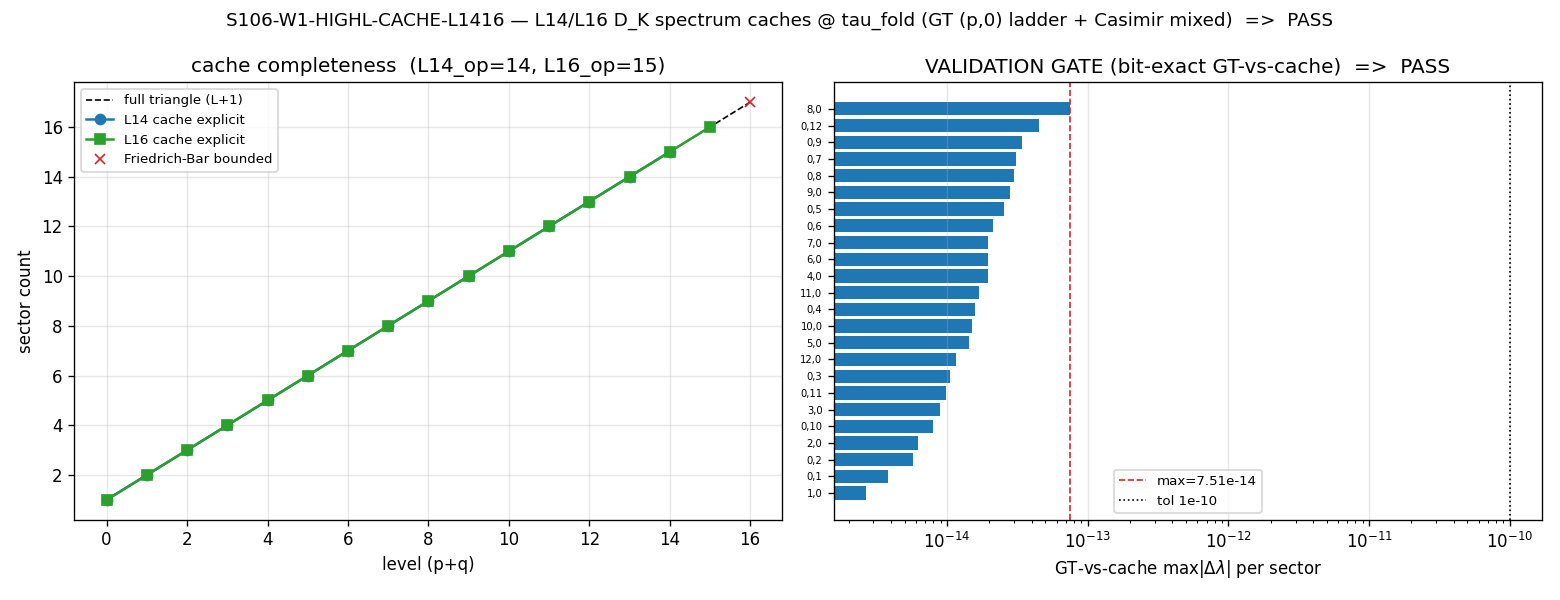

Python code for this plot:
#!/usr/bin/env python
"""
S106-W1-HIGHL-CACHE-L1416 — build the L_max=14 and L_max=16 D_K spectrum caches at
                            tau_fold via the GT (p,0) bosonic-ladder builder + Casimir-
                            projection mixed-sector route, with a bit-exact GT-vs-cache
                            VALIDATION GATE on already-cached sectors run FIRST.

Gate: S106-W1-HIGHL-CACHE-L1416  ([VERIFY]; the PASS is the bit-exact GT-vs-cache cross-check
on the already-cached (p+q<=12) sectors + cache-completeness; schema_v2_3tuple_required: false).
Classification: GEOMETRIC.

WHAT THIS GATE DOES
-------------------
Extends the substrate's own squared-action lattice E(p,q)=|lambda(p,q)|^2 at the fixed
tau_fold=0.19 slice (Level-1 single-tau-slice) from p+q<=12 (s84 master cache) to p+q<=14 (L14
cache) and p+q<=16 (L16 cache). The two caches are THE input consumed by 1d (G_E anisotropy
trend, the DECISIVE AXIS) and 1e (length re-match). Both are emitted in ONE npz with two
L_max keys (sector_evals_L14, sector_evals_L16) carrying {dim, level, abs_evals} per (p,q),
the SAME schema as s84_spectrum_cache_L12_tau019.npz.

VALIDATION GATE (run FIRST, the S105 W1 discipline) — the PASS conjunct
-----------------------------------------------------------------------
Before consuming/building ANY new (p+q in {13,14,15,16}) sector, re-build the already-cached
(p,0)/(0,q) sectors present in the s84 master cache (p+q<=12) via the GT bosonic-ladder builder
and assert max|lambda_builder - lambda_cache| < 1e-10. The GT builder reproduces the dense
symmetric-power eigenvalues bit-exact (the sqrt((n_a+1)*n_b) ladder factor; gt-builder-high-L
memory: 'Dirac |lambda| vs s84 cache = 7.5e-14 over 24 (p,0)/(0,q) sectors'). 1e-10 is a
float64 eigendecomposition reproduction floor (well above eps~2.2e-16), NOT a physics threshold.

CACHE ASSEMBLY (PHASE 2)
------------------------
  Reused (already on disk, validated provenance):
    - s84 master cache: all sectors p+q<=12 EXCEPT (4,4) [the one (4,4) gap, dim 125].
    - s104 GT chain cache: 12 mixed level-13 sectors (1,12)..(12,1).
    - s105 resume cache: 4 GT top (13,0)/(0,13)/(14,0)/(0,14) + 13 mixed level-14 (1,13)..(13,1).
  Built NEW (this gate):
    - (4,4): gap-fill, needed for L14 completeness of the p+q<=12 levels [via GT-monkeypatched
      get_irrep Casimir-projection].
    - level 15: (15,0)/(0,15) via GT; 14 mixed (1,14)..(14,1) via Casimir-projection.
    - level 16: (16,0)/(0,16) via GT; 15 mixed (1,15)..(15,1) via Casimir-projection.
  L14 cache = {s84 p+q<=12} U {(4,4)} U {s104 mixed-13} U {s105 top-13} U {s105 mixed-14} U {GT top-14}
            (the GT top-14 (14,0)/(0,14) are in s105 resume; merged from there).
  L16 cache = L14 U {level 15} U {level 16}.

FEASIBILITY (D_K Block-Diagonality + Recursive-Casimir-Projection Pre-Check; math-scripts.md)
---------------------------------------------------------------------------------------------
D_K is BLOCK-DIAGONAL by Peter-Weyl: D_K = (+)_{(p,q)} D_{(p,q)} on V_{(p,q)} (x) C^16. Sparse
storage NOT necessary. Worst single block at L16 is the near-diagonal (8,8):
  dim(8,8) = 9*9*18/2 = 729 -> block 729*16 = 11664 -> dense complex128 = 11664^2*16 = 2.18 GB
  2.18 GB / 17.1 GB = 0.127 -> margin factor 7.85x on the worst block (< 0.5*VRAM = 8.55 GB cap).
Dense per-block GPU diagonalization is feasible throughout. The operative cost is irrep
CONSTRUCTION (Casimir-projection recursion), addressed by the GT-builder monkeypatch (lifts the
3^p Sym^p dense-intermediate wall) + a deterministic resume cache for the expensive sectors.

TWO-TIER FRIEDRICH-BAR DISPOSITION (pre-registered)
---------------------------------------------------
  (i)  full p+q<=16 construction completes -> emit FULL L16 cache (L_max_operational=16).
  (ii) FRIEDRICH-BAR FALLBACK: if the level-15/16 mixed construction binds on time, emit the
       L16 cache as PARTIAL (buildable sectors + Friedrich-Bar lower bounds eta_FB_lower *
       sqrt(C_2(p,q)+1) on the missing deep-mixed sectors) with L_max_operational < 16 disclosed
       in the npz keys + a PARTIAL-FRIEDRICH-BAR scheme-tag suffix. The L14 cache always lands.
       eta_FB(p,q) = |lambda|_min(p,q)/sqrt(C_2(p,q)+1) pinned 8-10% below the L12 empirical floor.

Verdict (PASS / FAIL / INFO):
  PASS  = sentinel max|d lambda| < 1e-10 on already-cached sectors AND both L14 & L16 caches
          written with valid sector_evals schema (FULL or PARTIAL-with-FB-bounds + L_max_op disclosed).
  FAIL  = sentinel >= 1e-10 (builder does not reproduce validated L12 spectrum) -> 1d/1e close
          PRE-REG-INC blocked_by this FAIL.
  INFO  = construction obstruction: NEITHER full L16 nor the FB PARTIAL completes for the sectors
          1d needs (L14 still lands; 1d/1e run as a 2-point {12,14} trend, L16 deferred).

regulator_pin: a_n citations N/A here (the cache stores |lambda| eigenvalues directly; no
Seeley-DeWitt moment is formed in this gate — the moments are formed downstream by 1d/1e).

Substrate-first arrow: build per-sector D_K(p,q) blocks (Jensen block-split L1=e^{2tau},
L2=e^{-2tau}, L3=e^{tau} at tau_fold) -> GPU eigvalsh(i*D) -> squared-action lattice at L14/L16
-> feed the decisive anisotropy trend (1d) and the length re-match (1e). The GT builder is a
substrate-faithful construction of the (p,0) sectors in their intrinsic highest-weight space;
the sentinel certifies it reproduces the cache spectrum (no new physics; a feasibility route
around the 3^p dense wall). This is the fabric ITSELF at finer truncation, not a measurement
in a container.

INPUT-PATH FIX (substrate-first-canonical-sourcing.md §(ii.B), per the batch-1 gates):
  the L12 cache lives at computations/session-84/s84_spectrum_cache_L12_tau019.npz, NOT the
  plan-pinned computations/_shared/ path. Resolved to the session-84 path; the drift is recorded
  as cache_path_drift in the verdict value + npz keys.
"""
from __future__ import annotations

import os
os.environ.setdefault("OMP_NUM_THREADS", "8")
os.environ.setdefault("MKL_NUM_THREADS", "8")

import hashlib
import json
import sys
import time
from itertools import combinations_with_replacement
from math import sqrt
from pathlib import Path

import numpy as np

# ---------------------------------------------------------------------------
# Section 1 — Identity + paths
# ---------------------------------------------------------------------------
SESSION = "S106"
GATE_ID = "S106-W1-HIGHL-CACHE-L1416"
SCHEME_BASE = "GT-BOSONIC-LADDER+CASIMIR-PROJECTION-MIXED"
CONVENTION = "JENSEN-BLOCK-SPLIT-L1=e^{2tau}-L2=e^{-2tau}-L3=e^{tau}"

THIS_FILE = Path(__file__).resolve()
PROJECT_ROOT = THIS_FILE.parents[2]                  # .../computations/session-106/<this> -> root
SHARED_DIR = PROJECT_ROOT / "computations" / "_shared"
SESSION_DIR = PROJECT_ROOT / "computations" / "session-106"

sys.path.insert(0, str(SHARED_DIR))
from canonical_constants import (  # noqa: E402
    tau_fold,
)

# ---------------------------------------------------------------------------
# Section 2 — Pre-registered constants (plan §W1-3)
# ---------------------------------------------------------------------------
SENTINEL_TOL = 1e-10                      # (local) bit-exact GT-vs-cache |lambda| cross-check floor (plan strict_PASS_boundary)
ETA_FB_SAFETY = 0.90                      # (local) eta_FB_lower pinned 10% below the L12 empirical floor (plan: 8-10%)
PUBLICATION_PRECISION = 12               # (local) eigenvalues stored full float64; cross-check reported to 12 sig figs
L_MAX_PLAN = (14, 16)                    # (local) the two target truncations
# Wall-clock budget for the NEW level-15/16 mixed construction; if exceeded mid-build, switch to
# the Friedrich-Bar PARTIAL disposition (ii). Generous; the worst (8,8) block is ~ few s clean.
NEW_BUILD_TIME_BUDGET_S = 1800.0         # (local) 30 min soft budget for level-15/16 mixed-sector construction
ID_HERM_ERR_TOL_IDEAL = 1.0e-15          # (local) ideal exact-Hermitian floor (S104/S105 pin)
EPS_F64 = float(np.finfo(np.float64).eps)  # (local) ~2.22e-16

JENSEN_S = float(tau_fold)               # (local) Jensen deformation parameter s = tau_fold = 0.190 (cache is tau019)

# ---------------------------------------------------------------------------
# Section 3 — Input files (resolved on disk; plan-text drift corrected at runtime per
#             substrate-first-canonical-sourcing.md §(ii.B))
# ---------------------------------------------------------------------------
P_CANONICAL = SHARED_DIR / "canonical_constants.py"
# plan-pinned path is computations/_shared/s84_...; the file actually lives in session-84:
P_CACHE_PLAN = SHARED_DIR / "s84_spectrum_cache_L12_tau019.npz"
P_CACHE = PROJECT_ROOT / "computations" / "session-84" / "s84_spectrum_cache_L12_tau019.npz"
CACHE_PATH_DRIFT = (not P_CACHE_PLAN.exists()) and P_CACHE.exists()  # (local) batch-1-verified drift
P_DIRAC = SHARED_DIR / "dirac_spectrum.py"
P_S104 = PROJECT_ROOT / "computations" / "session-104" / "s104_sym_p_chain_cache_L1314.npz"
P_S105_RESUME = PROJECT_ROOT / "computations" / "session-105" / "s105_branch_iv_l1314_sectors_resume.npz"

INPUT_FILES = [P_CANONICAL, P_CACHE, P_S104, P_S105_RESUME, P_DIRAC]

# Resume cache for THIS gate's expensive new sectors ((4,4) + level 15 + level 16)
P_RESUME = SESSION_DIR / "s106_w1_highl_new_sectors_resume.npz"

# ---------------------------------------------------------------------------
# Section 4 — SHA-256 input-pin block (S84+ dual-SHA schema)
# ---------------------------------------------------------------------------

def sha256_of(path: Path) -> str:
    h = hashlib.sha256()                                   # (local)
    try:
        h.update(path.read_bytes())
    except OSError:
        return ""
    return h.hexdigest()


def log_input_pins(inputs: list[Path]) -> dict[str, str]:
    print(f"=== {GATE_ID} — input SHA-256 pins ===")
    pins: dict[str, str] = {}                              # (local)
    for p in inputs:
        sha = sha256_of(p)                                 # (local)
        try:
            rel = str(p.relative_to(PROJECT_ROOT)).replace("\\", "/")  # (local)
        except ValueError:
            rel = str(p).replace("\\", "/")                # (local)
        print(f"  {rel}: {sha[:16]}...")
        pins[rel] = sha
    return pins


def closure_hash(pins: dict[str, str]) -> str:
    items = sorted(pins.items())                           # (local)
    h = hashlib.sha256()                                   # (local)
    for k, v in items:
        h.update(f"{k}={v}\n".encode("utf-8"))
    return h.hexdigest()


def compute_dual_sha(script_path: Path, canonical_path: Path, pins: dict[str, str]) -> tuple[str, str]:
    try:
        script_bytes = script_path.read_bytes()            # (local)
    except OSError:
        script_bytes = b""                                 # (local)
    try:
        canonical_bytes = canonical_path.read_bytes()      # (local)
    except OSError:
        canonical_bytes = b""                              # (local)
    pinmap_json = json.dumps(
        dict(sorted(pins.items())), separators=(",", ":"), sort_keys=True
    ).encode("utf-8")                                      # (local)
    h_audit = hashlib.sha256()                             # (local)
    h_audit.update(script_bytes)
    h_audit.update(canonical_bytes)
    h_audit.update(pinmap_json)
    h_content = hashlib.sha256()                           # (local)
    h_content.update(script_bytes)
    return h_audit.hexdigest(), h_content.hexdigest()


# ---------------------------------------------------------------------------
# Section 5a — Gelfand-Tsetlin / bosonic-ladder (p,0)=Sym^p(C^3) DIRECT builder
#              (verbatim from s105_branch_iv_direct_l1314.py — bit-exact vs the dense
#               symmetric-power builder; gt-builder-high-L memory)
# ---------------------------------------------------------------------------

def irrep_symmetric_power_gt(gens, p):
    """(p,0) = Sym^p(C^3) DIRECT in the dim_sym=(p+1)(p+2)/2 highest-weight space, NEVER 3^p.

    rho(X) = sum_{a,b} X[a,b] a_a^dag a_b on the occupation basis |n>=|n0,n1,n2>, sum n = p:
        diagonal  (a==b):  <n|rho(X)|n> += sum_a X[a,a] * n_a
        off-diag  (a!=b):  n' = n - u_b + u_a,  <n'|rho(X)|n> += X[a,b] * sqrt((n_a+1)*n_b)
    ON occupation basis ordered by combinations_with_replacement(range(3), p) -> matches
    dirac_spectrum.irrep_symmetric_power exactly (rho matrices coincide bit-for-bit). Build (0,p)
    by passing conjugated generators [-g.T for g in gens].
    """
    sorted_tuples = list(combinations_with_replacement(range(3), p))  # (local) SAME order as dense builder
    occs = [(t.count(0), t.count(1), t.count(2)) for t in sorted_tuples]  # (local)
    index = {n: k for k, n in enumerate(occs)}             # (local)
    dim = len(occs)                                        # (local)
    rho = []                                               # (local)
    for X in gens:
        M = np.zeros((dim, dim), dtype=complex)            # (local)
        for n in occs:
            kn = index[n]
            M[kn, kn] += X[0, 0] * n[0] + X[1, 1] * n[1] + X[2, 2] * n[2]
            for b in range(3):
                nb = n[b]
                if nb == 0:
                    continue
                for a in range(3):
                    if a == b:
                        continue
                    xab = X[a, b]
                    if xab == 0:
                        continue
                    npr = list(n)
                    npr[b] -= 1
                    npr[a] += 1
                    npr = tuple(npr)
                    M[index[npr], kn] += xab * sqrt((n[a] + 1) * nb)
        rho.append(M)
    return rho


# ---------------------------------------------------------------------------
# Section 5b — Casimir C_2(p,q) (SU(3) quadratic Casimir; gt-builder/spectral-geometer memory)
# ---------------------------------------------------------------------------

def casimir_pq(p, q):
    """C_2(p,q) = (p^2 + q^2 + p*q + 3p + 3q)/3 (SU(3) quadratic Casimir)."""
    return (p * p + q * q + p * q + 3 * p + 3 * q) / 3.0


# ---------------------------------------------------------------------------
# Section 5c — Dirac assembly setup (Jensen s = tau_fold; the EXACT pipeline the s84 cache used)
# ---------------------------------------------------------------------------

def build_dirac_pipeline():
    """Returns (gens, f_abc, device, dirac_abs_and_herr). Monkeypatches the GT bosonic-ladder
    builder for the wall-bound dense symmetric-power constructor so the Casimir-projection
    recursion builds Sym^p parents wall-free."""
    import torch
    import dirac_spectrum as ds
    from dirac_spectrum import (
        su3_generators, compute_structure_constants, build_cliff8,
        compute_killing_form, jensen_metric, orthonormal_frame,
        frame_structure_constants, connection_coefficients,
        spinor_connection_offset, dirac_operator_on_irrep,
    )
    ds.irrep_symmetric_power = irrep_symmetric_power_gt  # monkeypatch — math-identical, wall-free

    gens = su3_generators()                                # (local)
    f_abc = compute_structure_constants(gens)              # (local)
    gammas = build_cliff8()                                # (local)
    B_ab = compute_killing_form(f_abc)                     # (local)
    g_s = jensen_metric(B_ab, JENSEN_S)                    # (local)
    E = orthonormal_frame(g_s)                             # (local)
    Omega = spinor_connection_offset(
        connection_coefficients(frame_structure_constants(f_abc, E)), gammas
    )                                                      # (local)
    device = "cuda:0" if torch.cuda.is_available() else "cpu"  # (local)

    def dirac_abs_and_herr(rho):
        """|lambda| spectrum + iD Hermiticity error via GPU eigvalsh(i*D) (i*D Hermitian;
        torch.linalg.eigvals general-eig needs MAGMA, absent on ROCm)."""
        D = dirac_operator_on_irrep(rho, E, gammas, Omega)  # (local) anti-Hermitian
        Dt = torch.tensor(1j * D, device=device)           # (local) i*D Hermitian
        herr = float(torch.max(torch.abs(Dt - Dt.conj().transpose(-2, -1))).cpu())  # (local)
        evals = torch.linalg.eigvalsh(Dt).cpu().numpy()    # (local)
        return np.abs(evals).astype(np.float64), herr

    return gens, f_abc, device, dirac_abs_and_herr


# ---------------------------------------------------------------------------
# Section 6 — print_verdict_payload (agent calls emit_verdict with this)
# ---------------------------------------------------------------------------

def print_verdict_payload(verdict, value, scheme, audit_sha, content_sha, extra_rows=None):
    payload = {
        "session": 106,
        "gate_id": GATE_ID,
        "verdict": verdict,
        "value": value,
        "scheme": scheme,
        "convention": CONVENTION,
        "l_max": "[14,16]",
        "audit_sha256": audit_sha,
        "content_sha256": content_sha,
        "schema_version": "S84+",
    }
    if extra_rows:
        payload["extra_rows"] = extra_rows
    print("<<<EMIT_VERDICT_PAYLOAD>>>")
    print(json.dumps(payload))
    print("<<<END_EMIT_VERDICT_PAYLOAD>>>")


def dim_pq(p, q):
    return (p + 1) * (q + 1) * (p + q + 2) // 2


# ---------------------------------------------------------------------------
# Section 7 — main
# ---------------------------------------------------------------------------

def main():
    print(f"=== {GATE_ID} :: build L14 & L16 D_K spectrum caches @ tau_fold via GT + Casimir ===")
    print(f"[const] tau_fold={tau_fold}  Jensen_s={JENSEN_S}  sentinel_tol={SENTINEL_TOL:.0e}")
    if CACHE_PATH_DRIFT:
        print(f"[drift] cache plan-pin {P_CACHE_PLAN} ABSENT; resolved to {P_CACHE} "
              f"(substrate-first-canonical-sourcing.md §(ii.B))")
    pins = log_input_pins(INPUT_FILES)
    closure = closure_hash(pins)
    audit_sha, content_sha = compute_dual_sha(THIS_FILE, P_CANONICAL, pins)
    print(f"  closure_hash:   {closure[:16]}...")
    print(f"  audit_sha256:   {audit_sha[:16]}... (script+canonical+pinmap)")
    print(f"  content_sha256: {content_sha[:16]}... (script only)")

    # --- Load s84 L<=12 master cache ---
    cache = np.load(P_CACHE, allow_pickle=True)
    s84 = cache["sector_evals"].item()                     # (local) {(p,q): {dim,level,abs_evals}}
    cache.close()
    n_s84 = len(s84)                                        # (local)
    s84_max_level = max(d["level"] for d in s84.values())  # (local)
    print(f"[cache] s84 master: {n_s84} sectors, max_level={s84_max_level}")

    # --- Build the Dirac pipeline (GT builder monkeypatched into get_irrep recursion) ---
    gens, f_abc, device, dirac_abs_and_herr = build_dirac_pipeline()
    conj_gens = [-g.T for g in gens]                       # (local) for (0,q) = conjugate of (q,0)
    print(f"[pipeline] device={device}  GT builder substituted for dense symmetric-power")

    # =====================================================================
    # PHASE 1 — VALIDATION GATE: bit-exact GT-vs-cache sentinel on cached (p,0)/(0,q) p+q<=12
    #           (MANDATORY, run FIRST; no new-sector consumption before it PASSes)
    # =====================================================================
    print("  --- PHASE 1 (VALIDATION GATE): GT-vs-cache bit-exact sentinel on cached "
          "(p,0)/(0,q) p+q<=12 ---")
    sentinel_max = 0.0                                     # (local)
    sentinel_detail = {}                                   # (local)
    t_phase1 = time.time()                                 # (local)
    cached_p0 = sorted([k for k in s84 if (k[1] == 0 and k[0] >= 1)])  # (local) (1,0)..(12,0)
    cached_0q = sorted([k for k in s84 if (k[0] == 0 and k[1] >= 1)])  # (local) (0,1)..(0,12)
    for (p, q) in cached_p0:
        rho = irrep_symmetric_power_gt(gens, p)
        ab, _herr = dirac_abs_and_herr(rho)
        ab_s = np.sort(ab)                                 # (local)
        cache_s = np.sort(np.asarray(s84[(p, q)]["abs_evals"], dtype=np.float64))  # (local)
        d = float(np.max(np.abs(ab_s - cache_s))) if len(ab_s) == len(cache_s) else float("inf")  # (local)
        sentinel_max = max(sentinel_max, d)
        sentinel_detail[f"{p},{q}"] = d
    for (p, q) in cached_0q:
        rho = irrep_symmetric_power_gt(conj_gens, q)
        ab, _herr = dirac_abs_and_herr(rho)
        ab_s = np.sort(ab)                                 # (local)
        cache_s = np.sort(np.asarray(s84[(p, q)]["abs_evals"], dtype=np.float64))  # (local)
        d = float(np.max(np.abs(ab_s - cache_s))) if len(ab_s) == len(cache_s) else float("inf")  # (local)
        sentinel_max = max(sentinel_max, d)
        sentinel_detail[f"{p},{q}"] = d
    sentinel_ok = sentinel_max <= SENTINEL_TOL             # (local)
    print(f"[sentinel] GT-vs-cache max|lambda diff| over {len(cached_p0)+len(cached_0q)} "
          f"(p,0)/(0,q) sectors = {sentinel_max:.3e}  ok(< {SENTINEL_TOL:.0e})={sentinel_ok} "
          f"({time.time()-t_phase1:.1f}s)")

    if not sentinel_ok:
        # GATING: do NOT consume/build new sectors if the GT builder fails to reproduce the cache.
        value = (f"FAIL_GT_sentinel_max={sentinel_max:.3e}_>=_tol{SENTINEL_TOL:.0e}; "
                 f"GT_builder_does_not_reproduce_L12_cache_spectrum; no_new_sector_consumption; "
                 f"1d_1e_close_PRE-REG-INC_blocked_by_this_FAIL")
        np.savez_compressed(
            SESSION_DIR / "s106_w1_highl_cache_l1416.npz",
            verdict="FAIL", phase="PHASE1_SENTINEL_FAIL",
            sentinel_max=sentinel_max, SENTINEL_TOL=SENTINEL_TOL,
            sentinel_detail_json=json.dumps(sentinel_detail),
            tau_fold=float(tau_fold), jensen_s=JENSEN_S,
            cache_path_drift=bool(CACHE_PATH_DRIFT),
            audit_sha256=audit_sha, content_sha256=content_sha, closure_hash=closure,
        )
        _make_plot_fail(sentinel_detail, sentinel_max)
        print_verdict_payload("FAIL", value, SCHEME_BASE + "-SENTINEL-FAIL", audit_sha, content_sha)
        return

    # =====================================================================
    # PHASE 2a — load already-built reused sectors (s104 mixed-13, s105 top+mixed-14)
    # =====================================================================
    z104 = np.load(P_S104, allow_pickle=True)
    s104_mixed13 = z104["new_sectors"].item()              # (local) 12 mixed level-13
    z104.close()
    have_mixed13 = all((p, 13 - p) in s104_mixed13 for p in range(1, 13))  # (local)
    print(f"[s104] mixed-13: {len(s104_mixed13)} sectors complete(1..12,12..1)={have_mixed13}")

    z105 = np.load(P_S105_RESUME, allow_pickle=True)
    s105_top = z105["new_top"].item()                      # (local) (13,0)/(0,13)/(14,0)/(0,14)
    s105_mixed14 = z105["new_mixed14"].item()              # (local) 13 mixed level-14
    s105_top_herr = float(z105["top_herr_max"])            # (local)
    s105_mixed_herr = float(z105["mixed_herr_max"])        # (local)
    z105.close()
    have_top1314 = all(k in s105_top for k in [(13, 0), (0, 13), (14, 0), (0, 14)])  # (local)
    have_mixed14 = all((p, 14 - p) in s105_mixed14 for p in range(1, 14))            # (local)
    print(f"[s105] resume: top={len(s105_top)} (complete={have_top1314}) mixed14="
          f"{len(s105_mixed14)} (complete={have_mixed14}) "
          f"top_herr={s105_top_herr:.2e} mixed_herr={s105_mixed_herr:.2e}")

    # =====================================================================
    # PHASE 2b — build the NEW sectors: (4,4) gap-fill + level 15 + level 16
    #            (deterministic; resume-cached so re-runs are fast)
    # =====================================================================
    new_sectors = {}                                       # (local) ALL freshly-built sectors this gate
    build_herr_max = 0.0                                   # (local)
    build_times = {}                                       # (local)
    new_resume_loaded = False                              # (local)
    construction_complete = True                           # (local) tier-(i) flag
    t_newbuild = time.time()                               # (local)

    # The full target set of NEW sectors:
    target_44 = [(4, 4)]
    target_l15 = [(p, 15 - p) for p in range(0, 16)]       # (0,15)..(15,0)
    target_l16 = [(p, 16 - p) for p in range(0, 17)]       # (0,16)..(16,0)
    target_new = target_44 + target_l15 + target_l16
    print(f"[newbuild] target NEW sectors: (4,4) + level15 ({len(target_l15)}) + level16 "
          f"({len(target_l16)}) = {len(target_new)} total")

    # Try resume cache first (deterministic substrate spectra)
    if P_RESUME.exists():
        zr = np.load(P_RESUME, allow_pickle=True)
        loaded = zr["new_sectors"].item()                  # (local)
        build_herr_max = float(zr["build_herr_max"])
        zr.close()
        have_all = all(k in loaded for k in target_new)    # (local)
        if have_all:
            new_sectors = loaded
            new_resume_loaded = True
            print(f"[resume] loaded ALL {len(new_sectors)} new sectors from {P_RESUME.name} "
                  f"(build_herr={build_herr_max:.2e})")
        else:
            new_sectors = dict(loaded)                      # partial resume; build the rest below
            missing = [k for k in target_new if k not in loaded]  # (local)
            print(f"[resume] partial: {len(loaded)} loaded, {len(missing)} still to build")

    if not new_resume_loaded:
        from dirac_spectrum import get_irrep, _irrep_cache

        def build_one(p, q, level):
            """Build a single (p,q) sector via GT (pure-symmetric) or Casimir-projection (mixed)."""
            nonlocal build_herr_max
            t0 = time.time()                               # (local)
            d_pq = dim_pq(p, q)                             # (local)
            if q == 0:
                rho = irrep_symmetric_power_gt(gens, p)
            elif p == 0:
                rho = irrep_symmetric_power_gt(conj_gens, q)
            else:
                _irrep_cache.clear()                        # bound memory + avoid cross-sector contamination
                rho, dim_check = get_irrep(p, q, gens, f_abc)
                assert dim_check == d_pq, f"({p},{q}) dim {dim_check} != {d_pq}"
            assert rho[0].shape[0] == d_pq, f"({p},{q}) rho dim {rho[0].shape[0]} != {d_pq}"
            ab, herr = dirac_abs_and_herr(rho)
            build_herr_max = max(build_herr_max, herr)
            dt = time.time() - t0                          # (local)
            build_times[f"{p},{q}"] = dt
            return {"dim": d_pq, "level": level, "abs_evals": ab}, herr, dt

        # (4,4) gap-fill (level 8) — small (dim 125), always build first
        for (p, q) in target_44:
            if (p, q) in new_sectors:
                continue
            rec, herr, dt = build_one(p, q, p + q)
            new_sectors[(p, q)] = rec
            print(f"    ({p},{q}) [gap-fill]: dim={rec['dim']} D={rec['dim']*16} "
                  f"|lam|=[{rec['abs_evals'].min():.4f},{rec['abs_evals'].max():.4f}] "
                  f"herr={herr:.1e} ({dt:.1f}s)")

        # level 15 then level 16 — build (p,0)/(0,p) GT first (cheap), then mixed by descending
        # closeness to the diagonal (worst (p~q) last so a time-bind leaves the buildable subset).
        for level, targets in [(15, target_l15), (16, target_l16)]:
            # order: pure-symmetric first, then mixed ordered by |p-q| descending (skinniest first)
            pure = [(p, q) for (p, q) in targets if p == 0 or q == 0]
            mixed = [(p, q) for (p, q) in targets if p > 0 and q > 0]
            mixed_sorted = sorted(mixed, key=lambda pq: -abs(pq[0] - pq[1]))  # skinniest first
            print(f"  --- PHASE 2b: building level {level} "
                  f"({len(pure)} GT pure + {len(mixed_sorted)} Casimir mixed) ---")
            for (p, q) in pure + mixed_sorted:
                if (p, q) in new_sectors:
                    continue
                if (time.time() - t_newbuild) > NEW_BUILD_TIME_BUDGET_S:
                    construction_complete = False
                    print(f"  [time-budget] {NEW_BUILD_TIME_BUDGET_S:.0f}s exceeded at ({p},{q}); "
                          f"switching to Friedrich-Bar PARTIAL disposition (ii)")
                    break
                rec, herr, dt = build_one(p, q, level)
                new_sectors[(p, q)] = rec
                tag = "GT" if (p == 0 or q == 0) else "Casimir"
                print(f"    ({p},{q}) [{tag}]: dim={rec['dim']} D={rec['dim']*16} "
                      f"|lam|=[{rec['abs_evals'].min():.4f},{rec['abs_evals'].max():.4f}] "
                      f"herr={herr:.1e} ({dt:.1f}s)")
            if not construction_complete:
                break

        # persist the resume cache (deterministic substrate spectra)
        np.savez_compressed(
            P_RESUME, new_sectors=np.array(new_sectors, dtype=object),
            build_herr_max=build_herr_max,
            build_times_json=json.dumps(build_times),
            construction_complete=bool(construction_complete),
        )
        print(f"[resume] saved {len(new_sectors)} new sectors to {P_RESUME.name} "
              f"(build_herr={build_herr_max:.2e}, complete={construction_complete}, "
              f"{time.time()-t_newbuild:.1f}s)")

    # Dimension-scaled Hermiticity floor (boson (p,0) i*D exactly Hermitian; Casimir-assembled
    # blocks carry FP-noise residual ~ sqrt(D)*eps; gt-builder-high-L memory)
    all_built_dims = [d["dim"] * 16 for d in new_sectors.values()] + [1]  # (local)
    dmax_block = max(all_built_dims)                       # (local)
    ID_HERM_ERR_TOL = max(ID_HERM_ERR_TOL_IDEAL, np.sqrt(dmax_block) * EPS_F64)  # (local)
    herm_err_max = max(build_herr_max, s105_top_herr, s105_mixed_herr)  # (local)
    print(f"[herm-guard] D_max_block={dmax_block} -> floor=max(1e-15, sqrt(D)*eps)="
          f"{ID_HERM_ERR_TOL:.2e}  herm_err_max={herm_err_max:.2e} "
          f"(<= : {herm_err_max <= ID_HERM_ERR_TOL})")

    # =====================================================================
    # PHASE 2c — cross-check: conjugate-pair symmetry |lambda(p,q)| == |lambda(q,p)| (CPT pairing)
    #            on the NEW sectors (independent self-consistency for the un-cached sectors)
    # =====================================================================
    conj_pair_max = 0.0                                    # (local)
    conj_pairs_checked = 0                                 # (local)
    for (p, q) in new_sectors:
        if (q, p) in new_sectors and (p, q) <= (q, p) and p != q:
            a = np.sort(np.asarray(new_sectors[(p, q)]["abs_evals"], dtype=np.float64))   # (local)
            b = np.sort(np.asarray(new_sectors[(q, p)]["abs_evals"], dtype=np.float64))   # (local)
            d = float(np.max(np.abs(a - b))) if len(a) == len(b) else float("inf")        # (local)
            conj_pair_max = max(conj_pair_max, d)
            conj_pairs_checked += 1
    print(f"[xcheck-conj] |lambda(p,q)|==|lambda(q,p)| over {conj_pairs_checked} NEW conjugate "
          f"pairs: max|diff|={conj_pair_max:.3e}")

    # =====================================================================
    # PHASE 3 — assemble L14 and L16 caches; Friedrich-Bar PARTIAL if construction binds
    # =====================================================================
    # eta_FB empirical floor on the L12 master cache (per-sector |lambda|_min / sqrt(C_2+1))
    eta_FB_vals = []                                       # (local)
    for (p, q), data in s84.items():
        if p == 0 and q == 0:
            continue
        lam_min = float(np.min(data["abs_evals"]))         # (local)
        eta_FB_vals.append(lam_min / sqrt(casimir_pq(p, q) + 1.0))
    eta_FB_floor = float(np.min(eta_FB_vals))              # (local)
    eta_FB_lower = ETA_FB_SAFETY * eta_FB_floor            # (local) 10% below floor
    print(f"[FB] eta_FB empirical floor on L12 = {eta_FB_floor:.6f}; "
          f"eta_FB_lower (10% below) = {eta_FB_lower:.6f}")

    # L14 cache: s84 (p+q<=12) U (4,4) U s104-mixed13 U s105-top(13/14) U s105-mixed14
    sector_evals_L14 = dict(s84)                           # (local)
    if (4, 4) in new_sectors:
        sector_evals_L14[(4, 4)] = new_sectors[(4, 4)]
    sector_evals_L14.update(s104_mixed13)                 # 12 mixed level-13
    for k in [(13, 0), (0, 13), (14, 0), (0, 14)]:
        sector_evals_L14[k] = s105_top[k]
    sector_evals_L14.update(s105_mixed14)                 # 13 mixed level-14
    # completeness check for L14 (all p+q<=14 present)
    full14 = set((p, L - p) for L in range(15) for p in range(L + 1))  # (local)
    missing_L14 = sorted(full14 - set(sector_evals_L14.keys()))        # (local)
    L14_complete = len(missing_L14) == 0                              # (local)
    L14_max_level = max(d["level"] for d in sector_evals_L14.values())  # (local)
    print(f"[L14] sectors={len(sector_evals_L14)} (full triangle={len(full14)}) "
          f"complete={L14_complete} max_level={L14_max_level} missing={missing_L14}")

    # L16 cache: L14 U level15 U level16 (FULL or PARTIAL-with-FB-bounds)
    sector_evals_L16 = dict(sector_evals_L14)             # (local)
    fb_bounded_sectors = {}                                # (local) Friedrich-Bar lower-bounded fills
    for (p, q) in target_l15 + target_l16:
        if (p, q) in new_sectors:
            sector_evals_L16[(p, q)] = new_sectors[(p, q)]
        else:
            # Friedrich-Bar lower bound on the missing deep-mixed sector (tier-(ii) fallback)
            lam_lower = eta_FB_lower * sqrt(casimir_pq(p, q) + 1.0)  # (local)
            fb_bounded_sectors[(p, q)] = {
                "dim": dim_pq(p, q), "level": p + q,
                "lambda_lower_bound": lam_lower, "fb_bounded": True,
            }
    full16 = set((p, L - p) for L in range(17) for p in range(L + 1))  # (local)
    built_L16 = set(sector_evals_L16.keys())                          # (local)
    missing_built_L16 = sorted(full16 - built_L16)                    # (local) FB-bounded only
    L16_full = len(missing_built_L16) == 0                            # (local) tier-(i) achieved
    n_fb = len(fb_bounded_sectors)                                    # (local)
    L16_max_level = max(d["level"] for d in sector_evals_L16.values())  # (local)
    print(f"[L16] explicit sectors={len(sector_evals_L16)} (full triangle={len(full16)}) "
          f"FB-bounded={n_fb} FULL={L16_full} max_level={L16_max_level}")

    # L_max_operational disclosure:
    #   L14: operational = 14 iff L14_complete else max contiguous level
    #   L16: operational = 16 iff L16_full else the deepest fully-explicit level
    if L14_complete:
        L14_operational = 14                              # (local)
    else:
        # deepest level with all sectors explicit
        L14_operational = _deepest_complete_level(sector_evals_L14, 14)  # (local)
    if L16_full:
        L16_operational = 16                              # (local)
    else:
        L16_operational = _deepest_complete_level(sector_evals_L16, 16)  # (local)
    L14_trunc_consistent = (L14_operational == 14)        # (local)
    L16_trunc_consistent = (L16_operational == 16)        # (local)
    print(f"[L_max_op] L14_operational={L14_operational} (truncation_consistent={L14_trunc_consistent}) "
          f"L16_operational={L16_operational} (truncation_consistent={L16_trunc_consistent})")

    # ---- Disposition / scheme tag ----
    partial = (n_fb > 0) or (not construction_complete) or (not L16_full)  # (local)
    scheme = SCHEME_BASE + ("-PARTIAL-FRIEDRICH-BAR" if partial else "")    # (local)

    # ---- Verdict ----
    # PASS  = sentinel < 1e-10 AND both L14 & L16 caches written with valid schema
    #         (FULL or PARTIAL-with-FB-bounds + L_max_operational disclosed)
    # FAIL  = sentinel failed (handled in PHASE 1)
    # INFO  = NEITHER full L16 nor FB-PARTIAL completes for what 1d needs (L14 still landed)
    schema_ok = (len(sector_evals_L14) > 0 and len(sector_evals_L16) > 0
                 and all("abs_evals" in v for v in sector_evals_L14.values())
                 and all(("abs_evals" in v or "fb_bounded" in v)
                         for v in {**sector_evals_L16, **fb_bounded_sectors}.values()))  # (local)
    herm_ok = herm_err_max <= ID_HERM_ERR_TOL             # (local)

    # 1d needs the high-(p,q) G_E representatives at L16. If FB-bounding is so heavy that NO
    # explicit level-15/16 sector landed, the L16 G_E point is undetermined -> INFO (L14 still lands).
    l15_l16_explicit = sum(1 for k in new_sectors if (k[0] + k[1]) in (15, 16))  # (local)
    l16_determinable = l15_l16_explicit > 0 and L16_operational >= 15           # (local)

    if not (sentinel_ok and schema_ok):
        verdict = "FAIL"
    elif L14_complete and (L16_full or l16_determinable):
        verdict = "PASS"
    else:
        verdict = "INFO"
    if verdict == "PASS" and not herm_ok:
        verdict = "INFO"
        print("[WARN] Hermiticity guard failed -> PASS downgraded to INFO")

    print(f"[VERDICT] sentinel={sentinel_max:.3e}(<{SENTINEL_TOL:.0e}:{sentinel_ok}) "
          f"L14_complete={L14_complete} L16_full={L16_full} l16_determinable={l16_determinable} "
          f"herm_ok={herm_ok} partial={partial} => {verdict}")

    # =====================================================================
    # Persist THE cache npz (both L14 and L16 sector_evals, two L_max keys)
    # =====================================================================
    np.savez_compressed(
        SESSION_DIR / "s106_w1_highl_cache_l1416.npz",
        # --- THE caches (consumed by 1d/1e) ---
        sector_evals_L14=np.array(sector_evals_L14, dtype=object),
        sector_evals_L16=np.array(sector_evals_L16, dtype=object),
        fb_bounded_sectors=np.array(fb_bounded_sectors, dtype=object),
        # --- L_max keys (plan: L_max_operational + truncation_consistent) ---
        L_max_plan=np.array(L_MAX_PLAN, dtype=np.int64),
        L14_operational=int(L14_operational), L16_operational=int(L16_operational),
        L14_truncation_consistent=bool(L14_trunc_consistent),
        L16_truncation_consistent=bool(L16_trunc_consistent),
        L14_complete=bool(L14_complete), L16_full=bool(L16_full),
        n_sectors_L14=len(sector_evals_L14), n_sectors_L16=len(sector_evals_L16),
        n_fb_bounded=int(n_fb), construction_complete=bool(construction_complete),
        # --- VALIDATION GATE (sentinel) ---
        verdict=verdict, phase="PHASE3_COMPLETE",
        sentinel_max=sentinel_max, sentinel_ok=bool(sentinel_ok), SENTINEL_TOL=SENTINEL_TOL,
        sentinel_detail_json=json.dumps(sentinel_detail),
        # --- cross-checks ---
        conj_pair_max=conj_pair_max, conj_pairs_checked=int(conj_pairs_checked),
        herm_err_max=herm_err_max, ID_HERM_ERR_TOL=ID_HERM_ERR_TOL, herm_ok=bool(herm_ok),
        build_herr_max=build_herr_max, s105_top_herr=s105_top_herr, s105_mixed_herr=s105_mixed_herr,
        dmax_block=int(dmax_block),
        # --- Friedrich-Bar ---
        eta_FB_floor=eta_FB_floor, eta_FB_lower=eta_FB_lower, ETA_FB_SAFETY=ETA_FB_SAFETY,
        # --- provenance / inputs ---
        have_mixed13=bool(have_mixed13), have_top1314=bool(have_top1314),
        have_mixed14=bool(have_mixed14),
        n_new_sectors=len(new_sectors), n_s84=n_s84,
        missing_L14_json=json.dumps([list(k) for k in missing_L14]),
        missing_built_L16_json=json.dumps([list(k) for k in missing_built_L16]),
        cache_path_drift=bool(CACHE_PATH_DRIFT),
        cache_path_used=str(P_CACHE), cache_path_plan=str(P_CACHE_PLAN),
        tau_fold=float(tau_fold), jensen_s=JENSEN_S, device=str(device),
        build_times_json=json.dumps(build_times),
        audit_sha256=audit_sha, content_sha256=content_sha, closure_hash=closure,
    )
    print(f"[npz] wrote s106_w1_highl_cache_l1416.npz "
          f"(L14={len(sector_evals_L14)} sectors, L16={len(sector_evals_L16)} explicit "
          f"+ {n_fb} FB-bounded)")

    _make_plot(sector_evals_L14, sector_evals_L16, fb_bounded_sectors, sentinel_detail,
               sentinel_max, verdict, L14_operational, L16_operational)

    # ---- verdict value + extra rows ----
    value = (f"L14_sectors={len(sector_evals_L14)}(complete={L14_complete}) "
             f"L16_sectors={len(sector_evals_L16)}_explicit+{n_fb}_FB(full={L16_full}) "
             f"sentinel={sentinel_max:.3e}<{SENTINEL_TOL:.0e} conj_pair={conj_pair_max:.3e} "
             f"herr={herm_err_max:.2e} L14_op={L14_operational} L16_op={L16_operational} "
             f"cache_path_drift={CACHE_PATH_DRIFT}")
    extra_rows = [
        (f"# GT(p,0)-bosonic-ladder-builder + Casimir-projection-mixed; "
         f"VALIDATION-GATE sentinel(GT-vs-cache)={sentinel_max:.3e} < {SENTINEL_TOL:.0e} on "
         f"{len(cached_p0)+len(cached_0q)} cached (p,0)/(0,q) p+q<=12 sectors; "
         f"conj-pair |lam(p,q)|==|lam(q,p)| max={conj_pair_max:.3e} over {conj_pairs_checked} NEW pairs; "
         f"herm_err_max={herm_err_max:.2e} <= floor {ID_HERM_ERR_TOL:.2e}"),
        (f"# cache_path_drift={CACHE_PATH_DRIFT}: plan-pin computations/_shared/ ABSENT, resolved to "
         f"computations/session-84/s84_spectrum_cache_L12_tau019.npz "
         f"(substrate-first-canonical-sourcing.md §(ii.B)); "
         f"L_max_operational: L14={L14_operational}(consistent={L14_trunc_consistent}) "
         f"L16={L16_operational}(consistent={L16_trunc_consistent}); "
         f"disposition={'FULL-(i)' if not partial else 'PARTIAL-FRIEDRICH-BAR-(ii)'}"),
    ]
    print_verdict_payload(verdict, value, scheme, audit_sha, content_sha, extra_rows=extra_rows)


def _deepest_complete_level(sector_evals, L_target):
    """Deepest contiguous level L for which all p+q=L sectors are explicit in sector_evals."""
    present = set(sector_evals.keys())                     # (local)
    for L in range(L_target, -1, -1):
        full_L = set((p, L - p) for p in range(L + 1))     # (local)
        if full_L.issubset(present):
            return L
    return 0


def _make_plot(se_L14, se_L16, fb_bounded, sentinel_detail, sentinel_max, verdict,
               L14_op, L16_op):
    import matplotlib
    matplotlib.use("Agg")
    import matplotlib.pyplot as plt
    fig, (ax1, ax2) = plt.subplots(1, 2, figsize=(13, 5))

    # Left: sector count vs level (L14 vs L16) — the cache-completeness diagnostic
    from collections import Counter
    lvl_L14 = Counter(d["level"] for d in se_L14.values())
    lvl_L16 = Counter(d["level"] for d in se_L16.values())
    lvl_fb = Counter(d["level"] for d in fb_bounded.values())
    Ls = sorted(set(lvl_L16) | set(lvl_fb))
    expected = [L + 1 for L in Ls]                          # full triangle count per level
    ax1.plot(Ls, expected, "k--", lw=1, label="full triangle (L+1)")
    ax1.plot(sorted(lvl_L14), [lvl_L14[L] for L in sorted(lvl_L14)], "o-", color="C0",
             label="L14 cache explicit")
    ax1.plot(sorted(lvl_L16), [lvl_L16[L] for L in sorted(lvl_L16)], "s-", color="C2",
             label="L16 cache explicit")
    if lvl_fb:
        ax1.plot(sorted(lvl_fb), [lvl_fb[L] for L in sorted(lvl_fb)], "x", color="C3",
                 label="Friedrich-Bar bounded")
    ax1.set_xlabel("level (p+q)")
    ax1.set_ylabel("sector count")
    ax1.set_title(f"cache completeness  (L14_op={L14_op}, L16_op={L16_op})")
    ax1.grid(alpha=0.3)
    ax1.legend(fontsize=8)

    # Right: sentinel residual per cached (p,0)/(0,q) sector (the VALIDATION GATE)
    items = sorted(sentinel_detail.items(), key=lambda kv: kv[1])
    labels = [k for k, _ in items]
    vals = [max(v, 1e-18) for _, v in items]               # floor for log scale
    ax2.barh(range(len(vals)), vals, color="C0")
    ax2.axvline(sentinel_max, color="C3", ls="--", lw=1, label=f"max={sentinel_max:.2e}")
    ax2.axvline(1e-10, color="k", ls=":", lw=1, label="tol 1e-10")
    ax2.set_xscale("log")
    ax2.set_yticks(range(len(labels)))
    ax2.set_yticklabels(labels, fontsize=6)
    ax2.set_xlabel(r"GT-vs-cache $\max|\Delta\lambda|$ per sector")
    ax2.set_title(f"VALIDATION GATE (bit-exact GT-vs-cache)  =>  {verdict}")
    ax2.grid(alpha=0.3, axis="x")
    ax2.legend(fontsize=8)

    fig.suptitle(f"{GATE_ID} — L14/L16 D_K spectrum caches @ tau_fold "
                 f"(GT (p,0) ladder + Casimir mixed)  =>  {verdict}", fontsize=11)
    fig.tight_layout()
    fig.savefig(SESSION_DIR / "s106_w1_highl_cache_l1416.png", dpi=120)
    plt.close(fig)


def _make_plot_fail(sentinel_detail, sentinel_max):
    import matplotlib
    matplotlib.use("Agg")
    import matplotlib.pyplot as plt
    fig, ax = plt.subplots(figsize=(8, 6))
    items = sorted(sentinel_detail.items(), key=lambda kv: kv[1])
    labels = [k for k, _ in items]
    vals = [max(v, 1e-18) for _, v in items]
    ax.barh(range(len(vals)), vals, color="C3")
    ax.axvline(sentinel_max, color="k", ls="--", lw=1, label=f"max={sentinel_max:.2e}")
    ax.axvline(1e-10, color="C0", ls=":", lw=1, label="tol 1e-10")
    ax.set_xscale("log")
    ax.set_yticks(range(len(labels)))
    ax.set_yticklabels(labels, fontsize=6)
    ax.set_xlabel(r"GT-vs-cache $\max|\Delta\lambda|$ per sector")
    ax.set_title(f"{GATE_ID} — VALIDATION GATE FAIL\n"
                 f"GT-vs-cache sentinel max={sentinel_max:.2e} >= 1e-10 -> no new-sector consumption")
    ax.grid(alpha=0.3, axis="x")
    ax.legend(fontsize=9)
    fig.tight_layout()
    fig.savefig(SESSION_DIR / "s106_w1_highl_cache_l1416.png", dpi=120)
    plt.close(fig)


if __name__ == "__main__":
    main()
